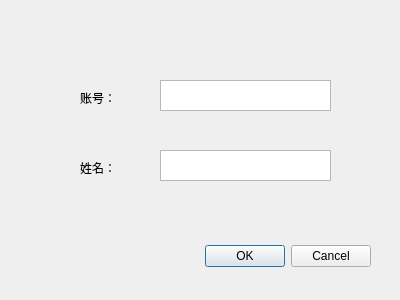
<?xml version="1.0" encoding="UTF-8"?>
<ui version="4.0">
 <class>AddReaderDialog</class>
 <widget class="QDialog" name="AddReaderDialog">
  <property name="geometry">
   <rect>
    <x>0</x>
    <y>0</y>
    <width>400</width>
    <height>300</height>
   </rect>
  </property>
  <property name="windowTitle">
   <string>会员注册</string>
  </property>
  <widget class="QDialogButtonBox" name="buttonBox">
   <property name="geometry">
    <rect>
     <x>30</x>
     <y>240</y>
     <width>341</width>
     <height>32</height>
    </rect>
   </property>
   <property name="orientation">
    <enum>Qt::Horizontal</enum>
   </property>
   <property name="standardButtons">
    <set>QDialogButtonBox::Cancel|QDialogButtonBox::Ok</set>
   </property>
  </widget>
  <widget class="QTextEdit" name="txtCode">
   <property name="geometry">
    <rect>
     <x>160</x>
     <y>80</y>
     <width>171</width>
     <height>31</height>
    </rect>
   </property>
  </widget>
  <widget class="QTextEdit" name="txtName">
   <property name="geometry">
    <rect>
     <x>160</x>
     <y>150</y>
     <width>171</width>
     <height>31</height>
    </rect>
   </property>
  </widget>
  <widget class="QLabel" name="label">
   <property name="geometry">
    <rect>
     <x>80</x>
     <y>90</y>
     <width>41</width>
     <height>16</height>
    </rect>
   </property>
   <property name="text">
    <string>账号：</string>
   </property>
  </widget>
  <widget class="QLabel" name="label_2">
   <property name="geometry">
    <rect>
     <x>80</x>
     <y>160</y>
     <width>51</width>
     <height>16</height>
    </rect>
   </property>
   <property name="text">
    <string>姓名：</string>
   </property>
  </widget>
 </widget>
 <resources/>
 <connections>
  <connection>
   <sender>buttonBox</sender>
   <signal>accepted()</signal>
   <receiver>AddReaderDialog</receiver>
   <slot>accept()</slot>
   <hints>
    <hint type="sourcelabel">
     <x>248</x>
     <y>254</y>
    </hint>
    <hint type="destinationlabel">
     <x>157</x>
     <y>274</y>
    </hint>
   </hints>
  </connection>
  <connection>
   <sender>buttonBox</sender>
   <signal>rejected()</signal>
   <receiver>AddReaderDialog</receiver>
   <slot>reject()</slot>
   <hints>
    <hint type="sourcelabel">
     <x>316</x>
     <y>260</y>
    </hint>
    <hint type="destinationlabel">
     <x>286</x>
     <y>274</y>
    </hint>
   </hints>
  </connection>
 </connections>
</ui>
